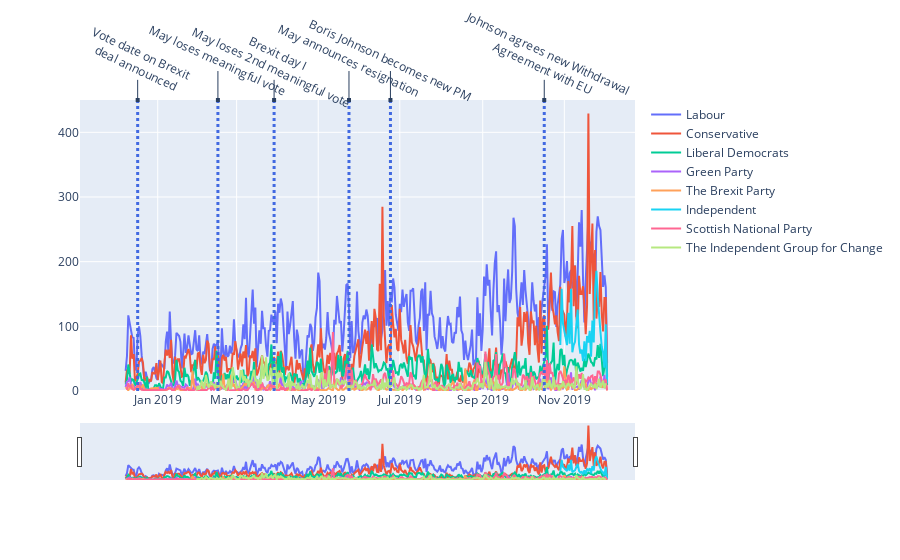

The notebook cell this image was saved under:
### Code cell
plot_party_sentiment("dataset/ppc_accounts_timeline_year_sentiment.csv",'D', 0, 450)

### Figure 1 — Plotly figure (JSON) as saved in the notebook; plotly's stock layout.template omitted (floating-point values rounded to 4 significant figures; data arrays with more than 128 entries replaced by an {"elided": "..."} marker saying what was removed)
{"data": [{"name": "Labour", "type": "scatter", "x": {"elided": "361 str values"}, "y": {"elided": "361 int values"}}, {"name": "Conservative", "type": "scatter", "x": {"elided": "361 str values"}, "y": {"elided": "361 int values"}}, {"name": "Liberal Democrats", "type": "scatter", "x": {"elided": "361 str values"}, "y": {"elided": "361 int values"}}, {"name": "Green Party", "type": "scatter", "x": {"elided": "332 str values"}, "y": {"elided": "332 int values"}}, {"name": "The Brexit Party", "type": "scatter", "x": {"elided": "279 str values"}, "y": {"elided": "279 int values"}}, {"name": "Independent", "type": "scatter", "x": ["2019-10-29", "2019-10-30", "2019-10-31", "2019-11-01", "2019-11-02", "2019-11-03", "2019-11-04", "2019-11-05", "2019-11-06", "2019-11-07", "2019-11-08", "2019-11-09", "2019-11-10", "2019-11-11", "2019-11-12", "2019-11-13", "2019-11-14", "2019-11-15", "2019-11-16", "2019-11-17", "2019-11-18", "2019-11-19", "2019-11-20", "2019-11-21", "2019-11-22", "2019-11-23", "2019-11-24", "2019-11-25", "2019-11-26", "2019-11-27", "2019-11-28", "2019-11-29", "2019-11-30", "2019-12-01", "2019-12-02", "2019-12-03"], "y": [71, 158, 104, 94, 84, 71, 121, 73, 158, 60, 71, 76, 103, 126, 72, 58, 64, 46, 77, 47, 85, 75, 93, 53, 109, 75, 157, 186, 146, 112, 92, 68, 60, 36, 103, 12]}, {"name": "Scottish National Party", "type": "scatter", "x": {"elided": "317 str values"}, "y": {"elided": "317 int values"}}, {"name": "The Independent Group for Change", "type": "scatter", "x": {"elided": "297 str values"}, "y": {"elided": "297 int values"}}], "layout": {"annotations": [{"arrowhead": 7, "ax": 0, "ay": -40, "showarrow": true, "text": "Vote date on Brexit<br> deal announced", "textangle": 25, "x": "2018-12-17", "xref": "x", "y": 450, "yref": "y"}, {"arrowhead": 7, "ax": 0, "ay": -40, "showarrow": true, "text": "May loses meaningful vote", "textangle": 25, "x": "2019-02-15", "xref": "x", "y": 450, "yref": "y"}, {"arrowhead": 7, "ax": 0, "ay": -40, "showarrow": true, "text": "Brexit day I<br>May loses 2nd meaningful vote", "textangle": 25, "x": "2019-03-29", "xref": "x", "y": 450, "yref": "y"}, {"arrowhead": 7, "ax": 0, "ay": -40, "showarrow": true, "text": "May announces resignation", "textangle": 25, "x": "2019-05-24", "xref": "x", "y": 450, "yref": "y"}, {"arrowhead": 7, "ax": 0, "ay": -40, "showarrow": true, "text": "Boris Johnson becomes new PM", "textangle": 25, "x": "2019-06-24", "xref": "x", "y": 450, "yref": "y"}, {"arrowhead": 7, "ax": 0, "ay": -40, "showarrow": true, "text": "Johnson agrees new Withdrawal<br> Agreement with EU", "textangle": 25, "x": "2019-10-17", "xref": "x", "y": 450, "yref": "y"}], "shapes": [{"line": {"color": "RoyalBlue", "dash": "dot", "width": 3}, "type": "line", "x0": "2018-12-17", "x1": "2018-12-17", "y0": 0, "y1": 450}, {"line": {"color": "RoyalBlue", "dash": "dot", "width": 3}, "type": "line", "x0": "2019-02-15", "x1": "2019-02-15", "y0": 0, "y1": 450}, {"line": {"color": "RoyalBlue", "dash": "dot", "width": 3}, "type": "line", "x0": "2019-03-29", "x1": "2019-03-29", "y0": 0, "y1": 450}, {"line": {"color": "RoyalBlue", "dash": "dot", "width": 3}, "type": "line", "x0": "2019-05-24", "x1": "2019-05-24", "y0": 0, "y1": 450}, {"line": {"color": "RoyalBlue", "dash": "dot", "width": 3}, "type": "line", "x0": "2019-06-24", "x1": "2019-06-24", "y0": 0, "y1": 450}, {"line": {"color": "RoyalBlue", "dash": "dot", "width": 3}, "type": "line", "x0": "2019-10-17", "x1": "2019-10-17", "y0": 0, "y1": 450}], "xaxis": {"rangeslider": {"visible": true}}, "yaxis": {"range": [0, 450]}}}
